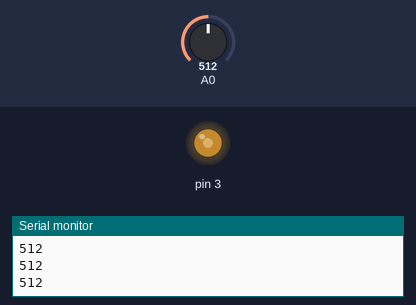
A sketch run on a simulated Arduino Uno, built with avr-gcc and run on an emulated ATmega328P. Shown: output pins drawn as LEDs (lit = HIGH), the last lines printed to the serial monitor. The test bench sets the inputs (shaded band); at power-on: A0 = 512.

Above: at 1.2 s.
1.3 s: A0 set to 716
At 2.4 s:
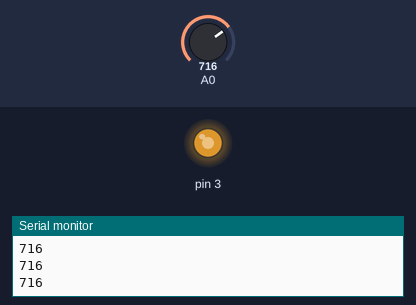
2.8 s: A0 set to 900
At 3.9 s:
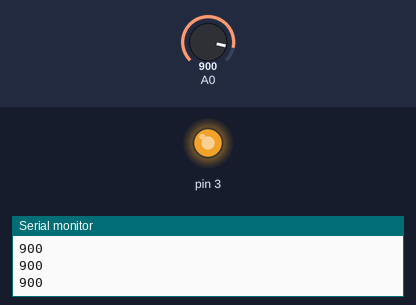
4.3 s: A0 set to 122
At 5.4 s:
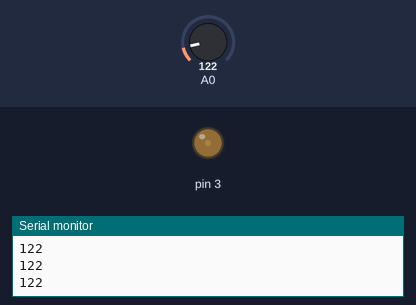
5.8 s: A0 set to 0
At 6.9 s:
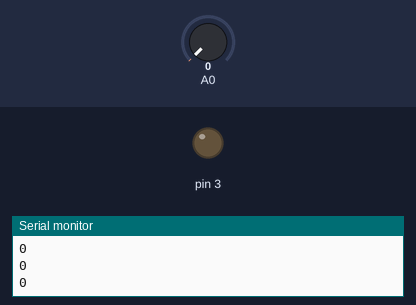
7.3 s: A0 set to 511
At 8.4 s:
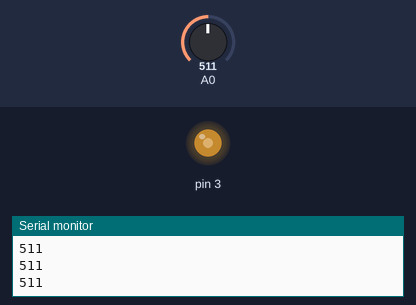
Timing chart, 0 to 9.8 s (numbered marks = the images above; inputs shaded):
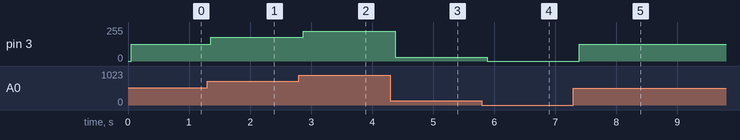

Measured:
- after the input at 1.3 s, pin 3: 127/255 → 178/255 after 0.06 s
- after the input at 2.8 s, pin 3: 178/255 → 224/255 after 0.07 s
- after the input at 4.3 s, pin 3: 224/255 → 30/255 after 0.08 s
- after the input at 5.8 s, pin 3: 30/255 → 0/255 after 0.09 s
- after the input at 7.3 s, pin 3: 0/255 → 127/255 after 0.10 s

The sketch:

potansiyometre_konum.ino
```cpp
void setup() {
  // put your setup code here, to run once:
  pinMode(A0,INPUT);
  pinMode(3,OUTPUT);

  Serial.begin(9600);
}

void loop() {
  // put your main code here, to run repeatedly:
  int konum = analogRead(A0);
  Serial.println(konum);
  int konum2=map(konum,0,1024,0,255);
  delay(50);
  analogWrite(3,konum2);

}
```
